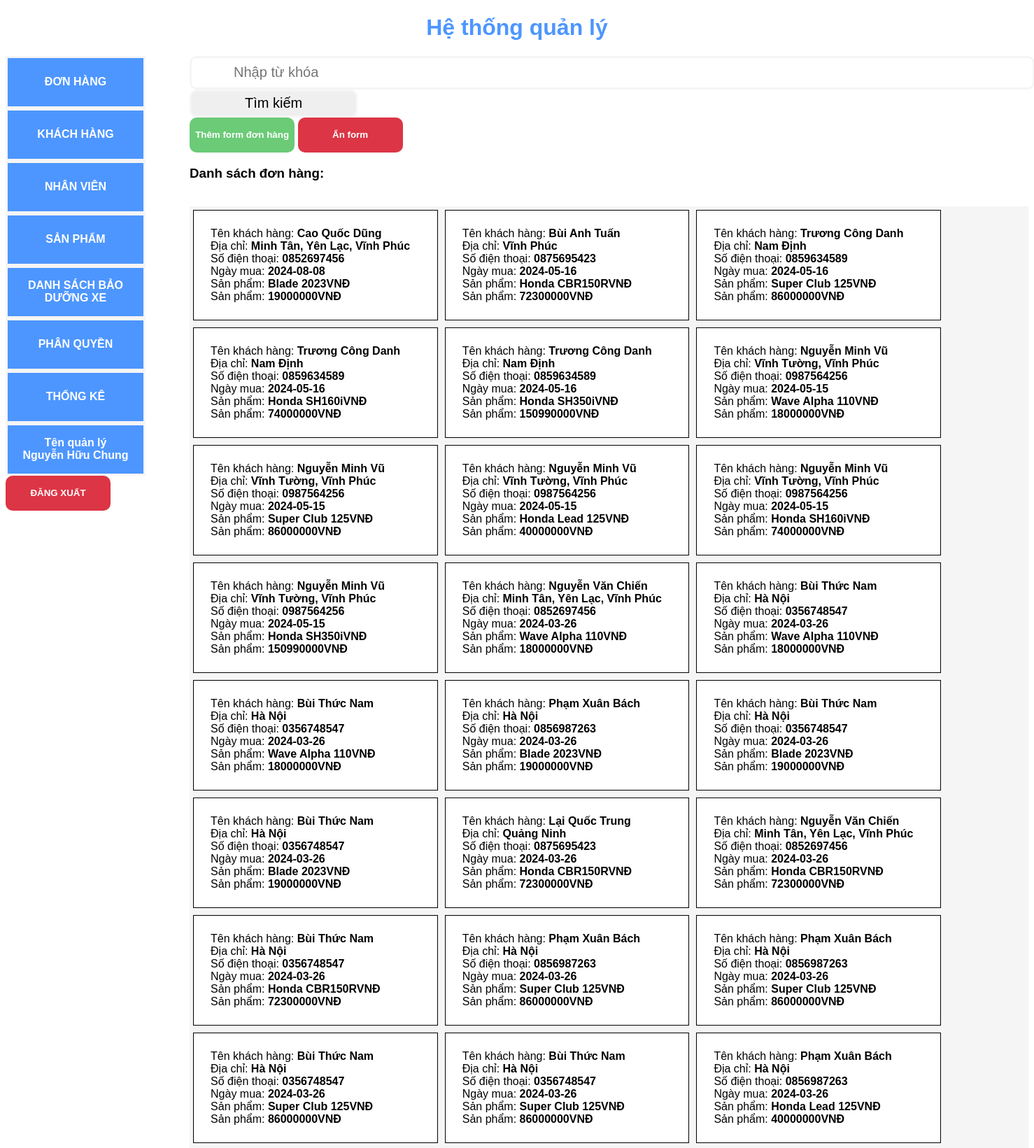
Page /home.php (signed in, upper part) on the committed database.
### tables this page shows
CREATE TABLE `account` (
  `ID` varchar(11) NOT NULL,
  `ACCOUNT` text NOT NULL,
  `PASSWORD` text NOT NULL,
  `NAME` text DEFAULT NULL,
  `ADDRESS` text DEFAULT NULL,
  `CONTACT` text DEFAULT NULL,
  `ROLE` int(2) NOT NULL
);

CREATE TABLE `customer` (
  `ID` int(11) NOT NULL,
  `TENKH` text NOT NULL,
  `DIACHI` text NOT NULL,
  `SODIENTHOAI` text NOT NULL,
  `MASP` varchar(11) NOT NULL,
  `NGAY` date NOT NULL,
  `NGUOIQL` text NOT NULL
);

CREATE TABLE `product` (
  `MASP` varchar(11) NOT NULL,
  `TENSP` text NOT NULL,
  `GIASP` int(11) NOT NULL,
  `THONGTINSP` text DEFAULT NULL,
  `SOLUONG` int(11) NOT NULL
);

### home.php (the view, shortened to what this page needs)
<?php
require_once "database.php";
?>
<!DOCTYPE html>
<html lang="en">
<head>
    <link rel="stylesheet" href="style.css">
</head>
<body class="signin-page">
    <div>
        <h1 class="tittle">Hệ thống quản lý</h1>
    </div>
    <div class="content">
        <div class="list">
            <button class=" tabLink active" id="buttonOrder" onclick="openTab(event, 'order', true)">
                ĐƠN HÀNG
            </button>
            <button class="tabLink" id="buttonCustomer" onclick="openTab(event, 'customer', true)">
                KHÁCH HÀNG
            </button>
            <button class="tabLink" id="buttonStaff" onclick="openTab(event, 'staff', true)">NHÂN VIÊN</button>
            <button class="tabLink" id="buttonProduct" onclick="openTab(event, 'product', true)">SẢN PHẨM</button>
            <button class="tabLink" id="buttonMaintenanceList" onclick="openTab(event, 'maintenanceList', true)">DANH
                SÁCH BẢO DƯỠNG XE</button>
            <button class="tabLink" id="buttonDecentralization" onclick="openTab(event, 'decentralization', true)">PHÂN
                QUYỀN</button>
            <button class="tabLink" id="buttonStatistical" onclick="openTab(event, 'statistical', true)">THỐNG
                KÊ</button>
            <button class="tabLink" id="buttonInfor" onclick="openTab(event, 'infor', true)">
                <div>
                    <?php
                        $sql_name="SELECT * FROM ACCOUNT WHERE ACCOUNT='".$_SESSION["email"]."'";
                        $result_name=$mysqli->query($sql_name);
                        if (mysqli_num_rows($result_name) > 0) {
                            while ($row = mysqli_fetch_assoc($result_name)) {
                                echo"<div><label style='color:white'>Tên quản lý</label><br>".$row["NAME"]."</div>";
                            }
                        }
                    ?>
                </div>
            </button>
            <button class="signout"><a href="signout.php"
                    style="color: white; font-weight: 700; text-decoration: none;">
                    ĐĂNG XUẤT</a>
            </button>
        </div>
        <div class="allContent">
            <div class="tabContent" id="order" style="display:block;">
                <div>
                    <form method="POST">
                        <input type="text" class="search" name="search" placeholder="Nhập từ khóa">
                        <button type="submit" class="submitSearchOrder" name="submitSearchOrder">Tìm kiếm</button>
                    </form>
                </div>
                <div class="showHidden">
                    <form method="POST">
                        <button type="submit" name="showFormOrder">Thêm form đơn hàng</button>
                        <button type="submit" name="hiddenFormOrder">Ẩn form</button>
                    </form>
                </div>
                <div id="hiddenOrder">
                    <div class="displayCustomerOrder">
                        <?php
                            if ($_SESSION["role"]>0){
                                $sql_allCustomerOrder = "SELECT * FROM CUSTOMER NATURAL JOIN PRODUCT ORDER BY NGAY DESC";
                            }
                            else {
                                $sql_allCustomerOrder = "SELECT * FROM CUSTOMER NATURAL JOIN PRODUCT WHERE NGUOIQL='" . $_SESSION["email"] . "' ORDER BY NGAY DESC";
                            }
                            $result_allCustomerOrder = $mysqli->query($sql_allCustomerOrder);
                            if (mysqli_num_rows($result_allCustomerOrder) > 0) {
                                echo "<h3>Danh sách đơn hàng: </h3><br>
                                <div class='allCustomerOrder' style='background-color:whitesmoke;'>";
                                while ($row = mysqli_fetch_assoc($result_allCustomerOrder)) {
                                    echo "<div class='oneCustomerOrder'>
                                            <label>Tên khách hàng: </label>" . $row['TENKH'] . "<br>
                                            <label>Địa chỉ: </label>" . $row['DIACHI'] . "<br>
                                            <label>Số điện thoại: </label>" . $row['SODIENTHOAI'] . "<br>
                                            <label>Ngày mua: </label>" . $row['NGAY'] . "<br>
                                            <label>Sản phẩm: </label>" . $row['TENSP'] . "VNĐ <br>
                                            <label>Sản phẩm: </label>" . $row['GIASP'] . "VNĐ <br>";
                                    echo "</div>";
                                }
                                echo"</div>";
                            }
                        ?>
                    </div>
                </div>
            </div>
        </div>
    </div>
</body>
</html>

### style.css (style rules this page uses)
* { font-family: sans-serif; }
.signin-page { background-color: white; }
.tittle,.signin-tittle { text-align: center; color: #4D96FF; }
.tabLink { border: 3px solid whitesmoke; color: white; background-color: #4D96FF; font-size: 16px; width: 200px; height: 75px; font-weight: 700; transition: 0.5s; }
.list { display: flex; flex-direction: column; }
.tabContent { display: none; margin-left: 5%; color: black; }
.search { width: 1140px; height: 40px; border: 3px solid whitesmoke; border-radius: 10px; font-size: 20px; padding-left: 5%; }
.submitSearchOrder { width: 240px; height: 40px; border: 3px solid whitesmoke; border-radius: 10px; font-size: 20px; font-weight: 100; }
.content { display: flex; }
.allCustomerOrder { display: flex; flex-wrap: wrap; }
.oneCustomerOrder { border:1px solid black; margin: 5px 5px 5px 5px; background-color: white; color: black; padding: 2%; font-weight: 700; width:25% }
.oneCustomerOrder label { font-weight: 100; }
.showHidden button { width: 150px; height: 50px; border-radius: 10px; border: 1px hidden #4cae4c; background-color: #6BCB77; color:white; font-weight: 700; }
.showHidden button:nth-child(even) { background-color: #dc3545; }
.signout { width: 150px; height: 50px; border-radius: 10px; border: 1px hidden whitesmoke; background-color: #dc3545; }

### rows in the picture
account: NAME "Nguyễn Hữu Chung"
customer: TENKH "Cao Quốc Dũng", DIACHI "Minh Tân, Yên Lạc, Vĩnh Phúc", SODIENTHOAI "0852697456", NGAY "2024-08-08", MASP.TENSP "Blade 2023", MASP.GIASP "19000000"
customer: TENKH "Bùi Anh Tuấn", DIACHI "Vĩnh Phúc", SODIENTHOAI "0875695423", NGAY "2024-05-16", MASP.TENSP "Honda CBR150R", MASP.GIASP "72300000"
customer: TENKH "Trương Công Danh", DIACHI "Nam Định", SODIENTHOAI "0859634589", NGAY "2024-05-16", MASP.TENSP "Super Club 125", MASP.GIASP "86000000"
customer: TENKH "Trương Công Danh", DIACHI "Nam Định", SODIENTHOAI "0859634589", NGAY "2024-05-16", MASP.TENSP "Honda SH160i", MASP.GIASP "74000000"
customer: TENKH "Trương Công Danh", DIACHI "Nam Định", SODIENTHOAI "0859634589", NGAY "2024-05-16", MASP.TENSP "Honda SH350i", MASP.GIASP "150990000"
customer: TENKH "Nguyễn Minh Vũ", DIACHI "Vĩnh Tường, Vĩnh Phúc", SODIENTHOAI "0987564256", NGAY "2024-05-15", MASP.TENSP "Wave Alpha 110", MASP.GIASP "18000000"
customer: TENKH "Nguyễn Minh Vũ", DIACHI "Vĩnh Tường, Vĩnh Phúc", SODIENTHOAI "0987564256", NGAY "2024-05-15", MASP.TENSP "Super Club 125", MASP.GIASP "86000000"
customer: TENKH "Nguyễn Minh Vũ", DIACHI "Vĩnh Tường, Vĩnh Phúc", SODIENTHOAI "0987564256", NGAY "2024-05-15", MASP.TENSP "Honda Lead 125", MASP.GIASP "40000000"
customer: TENKH "Nguyễn Minh Vũ", DIACHI "Vĩnh Tường, Vĩnh Phúc", SODIENTHOAI "0987564256", NGAY "2024-05-15", MASP.TENSP "Honda SH160i", MASP.GIASP "74000000"
customer: TENKH "Nguyễn Minh Vũ", DIACHI "Vĩnh Tường, Vĩnh Phúc", SODIENTHOAI "0987564256", NGAY "2024-05-15", MASP.TENSP "Honda SH350i", MASP.GIASP "150990000"
customer: TENKH "Nguyễn Văn Chiến", DIACHI "Minh Tân, Yên Lạc, Vĩnh Phúc", SODIENTHOAI "0852697456", NGAY "2024-03-26", MASP.TENSP "Wave Alpha 110", MASP.GIASP "18000000"
customer: TENKH "Bùi Thức Nam", DIACHI "Hà Nội", SODIENTHOAI "0356748547", NGAY "2024-03-26", MASP.TENSP "Wave Alpha 110", MASP.GIASP "18000000"
customer: TENKH "Bùi Thức Nam", DIACHI "Hà Nội", SODIENTHOAI "0356748547", NGAY "2024-03-26", MASP.TENSP "Wave Alpha 110", MASP.GIASP "18000000"
customer: TENKH "Phạm Xuân Bách", DIACHI "Hà Nội", SODIENTHOAI "0856987263", NGAY "2024-03-26", MASP.TENSP "Blade 2023", MASP.GIASP "19000000"
customer: TENKH "Bùi Thức Nam", DIACHI "Hà Nội", SODIENTHOAI "0356748547", NGAY "2024-03-26", MASP.TENSP "Blade 2023", MASP.GIASP "19000000"
customer: TENKH "Bùi Thức Nam", DIACHI "Hà Nội", SODIENTHOAI "0356748547", NGAY "2024-03-26", MASP.TENSP "Blade 2023", MASP.GIASP "19000000"
customer: TENKH "Lại Quốc Trung", DIACHI "Quảng Ninh", SODIENTHOAI "0875695423", NGAY "2024-03-26", MASP.TENSP "Honda CBR150R", MASP.GIASP "72300000"
customer: TENKH "Nguyễn Văn Chiến", DIACHI "Minh Tân, Yên Lạc, Vĩnh Phúc", SODIENTHOAI "0852697456", NGAY "2024-03-26", MASP.TENSP "Honda CBR150R", MASP.GIASP "72300000"
customer: TENKH "Bùi Thức Nam", DIACHI "Hà Nội", SODIENTHOAI "0356748547", NGAY "2024-03-26", MASP.TENSP "Honda CBR150R", MASP.GIASP "72300000"
customer: TENKH "Phạm Xuân Bách", DIACHI "Hà Nội", SODIENTHOAI "0856987263", NGAY "2024-03-26", MASP.TENSP "Super Club 125", MASP.GIASP "86000000"
customer: TENKH "Phạm Xuân Bách", DIACHI "Hà Nội", SODIENTHOAI "0856987263", NGAY "2024-03-26", MASP.TENSP "Super Club 125", MASP.GIASP "86000000"
customer: TENKH "Bùi Thức Nam", DIACHI "Hà Nội", SODIENTHOAI "0356748547", NGAY "2024-03-26", MASP.TENSP "Super Club 125", MASP.GIASP "86000000"
customer: TENKH "Bùi Thức Nam", DIACHI "Hà Nội", SODIENTHOAI "0356748547", NGAY "2024-03-26", MASP.TENSP "Super Club 125", MASP.GIASP "86000000"
customer: TENKH "Phạm Xuân Bách", DIACHI "Hà Nội", SODIENTHOAI "0856987263", NGAY "2024-03-26", MASP.TENSP "Honda Lead 125", MASP.GIASP "40000000"
